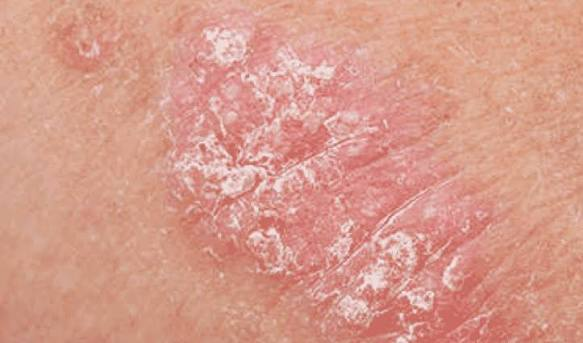
#> input picture uploads/images/ae0a6d979322453ca909d07fa5fbeeb4.jpg, 583 x 343 px
$ python -i preprocess.py   (imports and definitions only)
#> lines starting #> are read from the running program, lines starting #| are printed output that depends on the picture
"""
Skin Lesion Image Preprocessing Pipeline for PyTorch Inference and Training.

Pipeline Steps:
1. Validate image format & integrity
2. Fix orientation using EXIF metadata
3. Center-crop to square aspect ratio
4. Resize to target dimension (224x224)
5. Convert color space to RGB
6. Normalize with ImageNet mean [0.485, 0.456, 0.406] and std [0.229, 0.224, 0.225]
7. Return channels-first PyTorch-ready array (shape: (3, 224, 224), float32)
"""

import io
from pathlib import Path
from typing import Union, Tuple
import numpy as np
from PIL import Image as PILImage, ImageOps

# Standard ImageNet normalization parameters
IMAGENET_MEAN = np.array([0.485, 0.456, 0.406], dtype=np.float32)
IMAGENET_STD = np.array([0.229, 0.224, 0.225], dtype=np.float32)
TARGET_IMAGE_SIZE: Tuple[int, int] = (224, 224)


def validate_image(image_input: Union[str, Path, bytes, PILImage.Image, np.ndarray]) -> PILImage.Image:
    """
    Step 1: Validate the image input and load as PIL Image.
    Raises ValueError on empty, corrupt, or unsupported image input.
    """
    if isinstance(image_input, (str, Path)):
        path = Path(image_input)
        if not path.is_file():
            raise FileNotFoundError(f"Image file does not exist: {path}")
        try:
            img = PILImage.open(str(path))
            img.load()
        except Exception as e:
            raise ValueError(f"Corrupted or invalid image at {path}: {e}")
    elif isinstance(image_input, (bytes, bytearray)):
        if len(image_input) == 0:
            raise ValueError("Provided image byte buffer is empty.")
        try:
            img = PILImage.open(io.BytesIO(image_input))
            img.load()
        except Exception as e:
            raise ValueError(f"Failed to decode image from bytes: {e}")
    elif isinstance(image_input, PILImage.Image):
        img = image_input
    elif isinstance(image_input, np.ndarray):
        try:
            img = PILImage.fromarray(image_input)
        except Exception as e:
            raise ValueError(f"Failed to convert NumPy array to PIL Image: {e}")
    else:
        raise ValueError(f"Unsupported image input type: {type(image_input)}")

    if img.size[0] == 0 or img.size[1] == 0:
        raise ValueError(f"Image has invalid dimensions: {img.size}")

    return img


def fix_exif_orientation(img: PILImage.Image) -> PILImage.Image:
    """
    Step 2: Correct image orientation based on EXIF metadata tags.
    Handles smartphone camera rotations (0°, 90°, 180°, 270°, and flips).
    """
    try:
        # ImageOps.exif_transpose reads the EXIF orientation tag and rotates accordingly
        return ImageOps.exif_transpose(img)
    except Exception:
        # If EXIF reading fails or tag is missing, return original
        return img


def center_crop_square(img: PILImage.Image) -> PILImage.Image:
    """
    Step 3: Center-crop the image to a square aspect ratio (1:1).
    Preserves lesion framing without introducing geometric distortion.
    """
    width, height = img.size
    min_dim = min(width, height)

    left = (width - min_dim) // 2
    top = (height - min_dim) // 2
    right = left + min_dim
    bottom = top + min_dim

    return img.crop((left, top, right, bottom))


def resize_image(img: PILImage.Image, size: Tuple[int, int] = TARGET_IMAGE_SIZE) -> PILImage.Image:
    """
    Step 4: Resize cropped image to standard input dimensions (224x224).
    Uses high-quality bicubic interpolation.
    """
    return img.resize(size, resample=PILImage.Resampling.BICUBIC)


def convert_to_rgb(img: PILImage.Image) -> PILImage.Image:
    """
    Step 5: Convert image color mode to standard 3-channel RGB.
    Ensures alpha channels (RGBA) or grayscale modes are standardized.
    """
    if img.mode != "RGB":
        return img.convert("RGB")
    return img


def normalize_imagenet(img_array: np.ndarray) -> np.ndarray:
    """
    Step 6: Scale pixel values to [0.0, 1.0] and normalize using ImageNet mean & std.
    Input shape: (H, W, 3), range [0, 255]
    Output shape: (H, W, 3), normalized float32
    """
    # Scale to [0.0, 1.0]
    scaled = img_array.astype(np.float32) / 255.0
    # Normalize: (x - mean) / std
    normalized = (scaled - IMAGENET_MEAN) / IMAGENET_STD
    return normalized


def to_pytorch_channels_first(img_array: np.ndarray) -> np.ndarray:
    """
    Step 7: Transpose (H, W, C) -> (C, H, W) channels-first format for PyTorch tensors.
    Output shape: (3, 224, 224), float32 contiguous array
    """
    transposed = np.transpose(img_array, (2, 0, 1))
    return np.ascontiguousarray(transposed, dtype=np.float32)


def preprocess_image(
    image_input: Union[str, Path, bytes, PILImage.Image, np.ndarray],
    target_size: Tuple[int, int] = TARGET_IMAGE_SIZE,
) -> np.ndarray:
    """
    Complete end-to-end preprocessing pipeline for skin lesion classification.

    Args:
        image_input: Filepath, bytes, PIL Image, or NumPy array.
        target_size: Output resolution (default: (224, 224)).

    Returns:
        np.ndarray: PyTorch-ready array of shape (3, 224, 224), dtype float32.
    """
    # 1. Validate
    img = validate_image(image_input)

    # 2. Fix orientation
    img = fix_exif_orientation(img)

    # 3. Center-crop to square
    img = center_crop_square(img)

    # 4. Resize to target dimension
    img = resize_image(img, size=target_size)

    # 5. Convert to RGB
    img = convert_to_rgb(img)

    # Convert PIL Image to NumPy array (H, W, C)
    arr = np.array(img, dtype=np.float32)

    # 6. Normalize with ImageNet mean and std
    arr_normalized = normalize_imagenet(arr)

    # 7. Convert to channels-first (C, H, W)
    pytorch_array = to_pytorch_channels_first(arr_normalized)

    return pytorch_array

>>> import cv2
>>> picture = cv2.imread('../../../../uploads/images/ae0a6d979322453ca909d07fa5fbeeb4.jpg', cv2.IMREAD_GRAYSCALE)
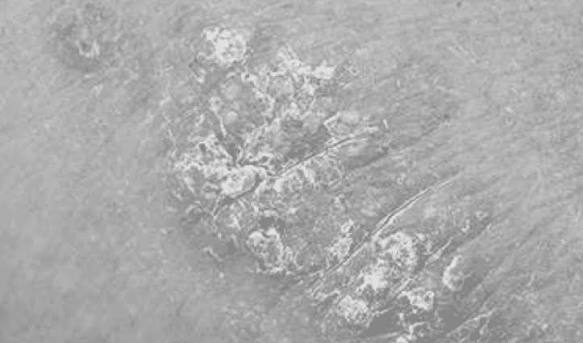
#> picture: shape (343, 583); min 116, max 242, mean 171.1
>>> result = preprocess_image(picture)
#> in center_crop_square, `return img.crop((left, top, right, bottom))`:
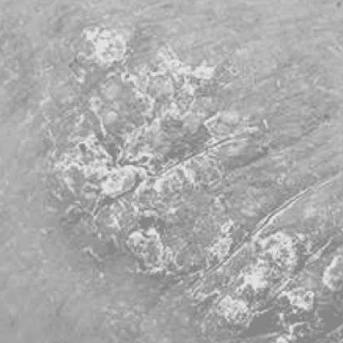
#> returned value: PIL image 343x343 L; min 116, max 242, mean 171
#> in normalize_imagenet, `normalized = (scaled - IMAGENET_MEAN) / IMAGENET_STD`:
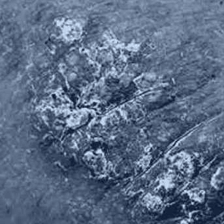
#> normalized: shape (224, 224, 3) float32; mean R, G, B 0.811, 0.959, 1.18; drawn with min black and max white
